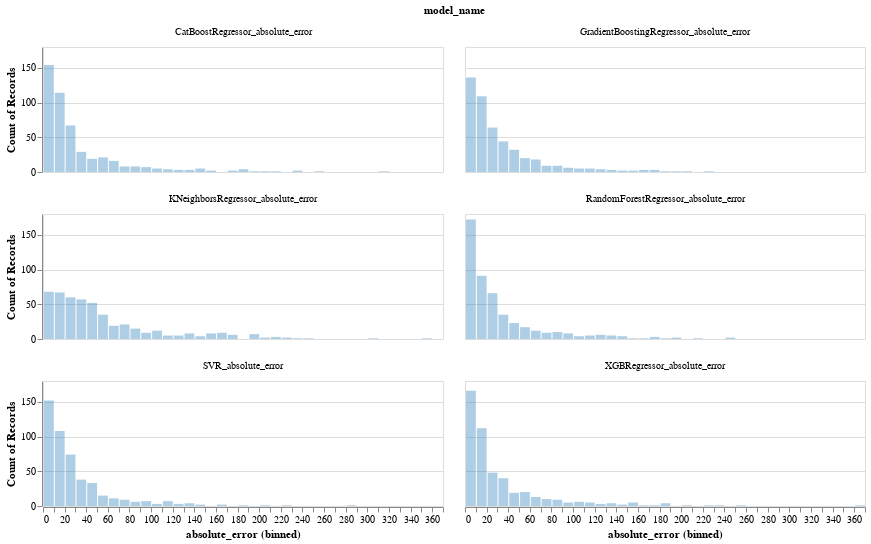

The code cell stored with this chart in its notebook:
### Markdown cell above
### Analyzing the pattern of errors made in the regressors RandomForest and SVR

### Code cell
chart_model_error_distribution(error_df)

### Figure 1 — Vega-Lite specification as saved in the notebook (floating-point values rounded to 4 significant figures; data arrays with more than 128 entries replaced by an {"elided": "..."} marker saying what was removed)
{"config": {"view": {"continuousWidth": 400, "continuousHeight": 300}}, "data": {"name": "data-cebbbe2fc5c466060d7f7eeceb481d4d"}, "facet": {"field": "model_name", "type": "nominal"}, "spec": {"mark": {"type": "bar", "color": "#3586BD", "opacity": 0.4}, "encoding": {"tooltip": [{"aggregate": "count", "type": "quantitative"}], "x": {"bin": {"step": 10.0}, "field": "absolute_error", "type": "quantitative"}, "y": {"aggregate": "count", "type": "quantitative"}}, "height": 125, "title": "Error distribution by model", "width": 400}, "columns": 2, "$schema": "https://vega.github.io/schema/vega-lite/v4.17.0.json", "datasets": {"data-cebbbe2fc5c466060d7f7eeceb481d4d": {"elided": "2868 records"}}}
